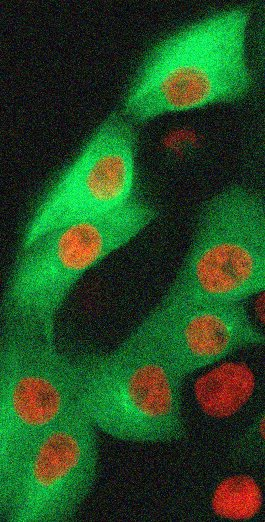
#> input picture images/denoising/noisy_img.jpg, 265 x 522 px
$ jupyter execute '22 - Denoising microscope images in Python.ipynb'   (older library calls are emulated)
#> lines starting #> are read from the running program, lines starting #| are printed output that depends on the picture
22 - Denoising microscope images in Python
1.  gaussing
2.  median
3.  non local mean

[cell 1]
from google.colab import drive
import os
drive.mount('/content/gdrive')
path = r'/content/gdrive/My Drive/Colab Notebooks/screeni_practice'
os.chdir( path )

[cell 2]
import numpy as np
import matplotlib.pyplot as plt
from skimage import io, img_as_float
from scipy import ndimage as nd
from skimage.restoration import denoise_nl_means, estimate_sigma

[cell 3]
def gaussian_kernel(size, size_y=None):
  size = int(size)
  if not size_y:
    size_y = size
  else:
    size_y = int(size_y)
  x, y =np.mgrid[-size:size+1, -size_y:size_y+1]
  g = np.exp(-(x**2/float(size)+y**2/float(size_y)))
  return g/g.sum()

gaussian_kernel_array = gaussian_kernel(3)
print(gaussian_kernel_array)
plt.imshow(gaussian_kernel_array, cmap=plt.get_cmap('jet'), interpolation='nearest')
plt.colorbar()
plt.show()
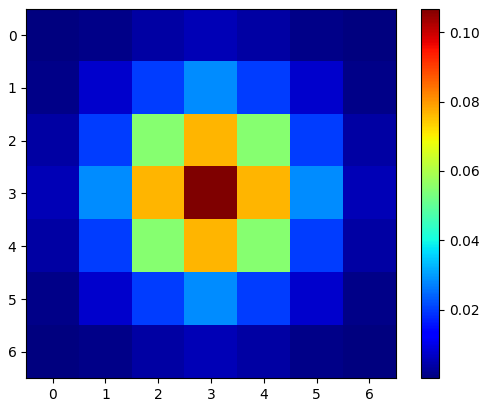
#> figure drawn by matplotlib, 2 panels

[cell 4]
img = io.imread('images/denoising/noisy_img.jpg')
#> img is the input picture: shape (522, 265, 3); mean R, G, B 36.4, 74, 34.2
plt.imshow(img)

[cell 5]
gaussian_img = nd.gaussian_filter(img, sigma=3)
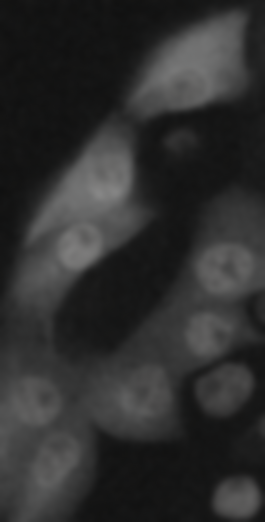
#> gaussian_img: shape (522, 265, 3); mean R, G, B 46.6, 46.8, 46.7
plt.imsave('images/denoising/gaussian.jpg', gaussian_img)
plt.imshow(gaussian_img)

[cell 6]
median_img = nd.median_filter(img, size=3)
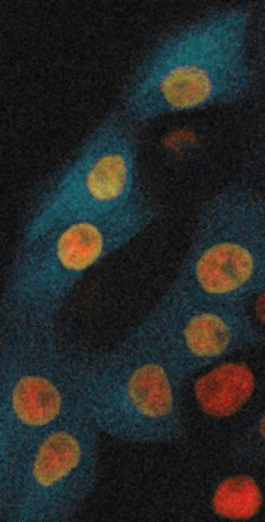
#> median_img: shape (522, 265, 3); mean R, G, B 39.6, 41.1, 39.5
plt.imsave('images/denoising/median.jpg', median_img)
plt.imshow(median_img)

[cell 7]
img = img_as_float(io.imread('images/denoising/noisy_img.jpg'))
# read img as uint8 may be wrong， convert it as float is better
sigma_est = np.mean(estimate_sigma(img, multichannel=True))
#> sigma_est = 0.057
nlm_img = denoise_nl_means(img, h=1.15 * sigma_est, fast_mode=True, patch_size=5, patch_distance=3, multichannel=True)
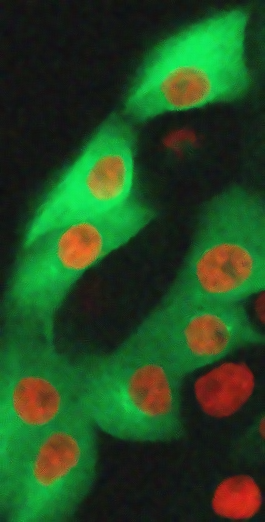
#> nlm_img: shape (522, 265, 3) float64; mean R, G, B 0.142, 0.29, 0.134
plt.imsave('images/denoising/nlm.jpg', nlm_img)
plt.imshow(nlm_img)

$ run again, with images/denoising/median.jpg copied over images/denoising/noisy_img.jpg
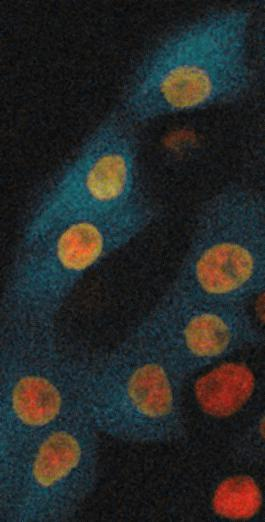
#> input picture images/denoising/median.jpg, 265 x 522 px
#> img is the input picture: shape (522, 265, 3); mean R, G, B 39.8, 41.2, 39.7
#> `gaussian_img = nd.gaussian_filter(img, sigma=3)`:
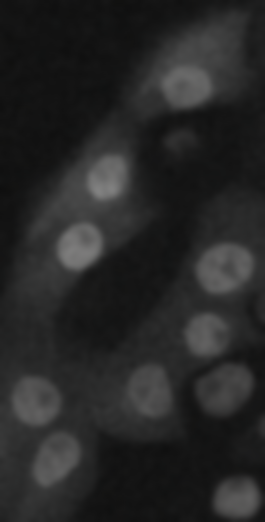
#> gaussian_img: shape (522, 265, 3); mean R, G, B 38.7, 38.9, 38.8
#> sigma_est = 0.00287
